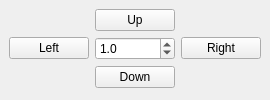
  <widget class="QDockWidget" name="telescope_dockWidget">
   <property name="sizePolicy">
    <sizepolicy hsizetype="Fixed" vsizetype="Preferred">
     <horstretch>0</horstretch>
     <verstretch>0</verstretch>
    </sizepolicy>
   </property>
   <property name="windowTitle">
    <string>&amp;Telescope</string>
   </property>
   <attribute name="dockWidgetArea">
    <number>8</number>
   </attribute>
   <widget class="QWidget" name="dockWidgetContents_6">
    <layout class="QGridLayout" name="gridLayout_7">
     <item row="1" column="1">
      <widget class="QDoubleSpinBox" name="telescope_move_DSB">
       <property name="toolTip">
        <string>arcsec</string>
       </property>
       <property name="decimals">
        <number>1</number>
       </property>
       <property name="minimum">
        <double>-120.000000000000000</double>
       </property>
       <property name="maximum">
        <double>120.000000000000000</double>
       </property>
       <property name="singleStep">
        <double>0.100000000000000</double>
       </property>
       <property name="value">
        <double>1.000000000000000</double>
       </property>
      </widget>
     </item>
     <item row="0" column="1">
      <widget class="QPushButton" name="telescope_up_BT">
       <property name="text">
        <string>Up</string>
       </property>
      </widget>
     </item>
     <item row="2" column="1">
      <widget class="QPushButton" name="telescope_down_BT">
       <property name="text">
        <string>Down</string>
       </property>
      </widget>
     </item>
     <item row="1" column="2">
      <widget class="QPushButton" name="telescope_right_BT">
       <property name="text">
        <string>Right</string>
       </property>
      </widget>
     </item>
     <item row="1" column="0">
      <widget class="QPushButton" name="telescope_left_BT">
       <property name="text">
        <string>Left</string>
       </property>
      </widget>
     </item>
    </layout>
   </widget>
  </widget>
